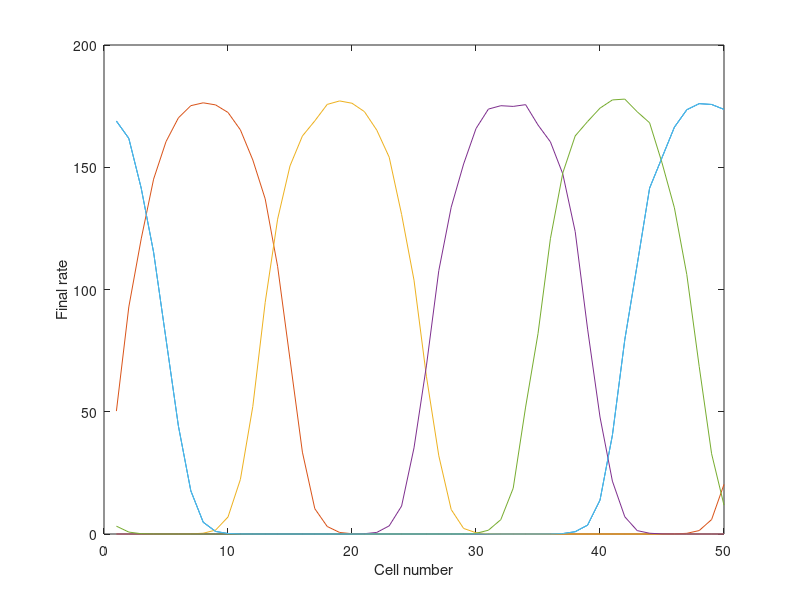
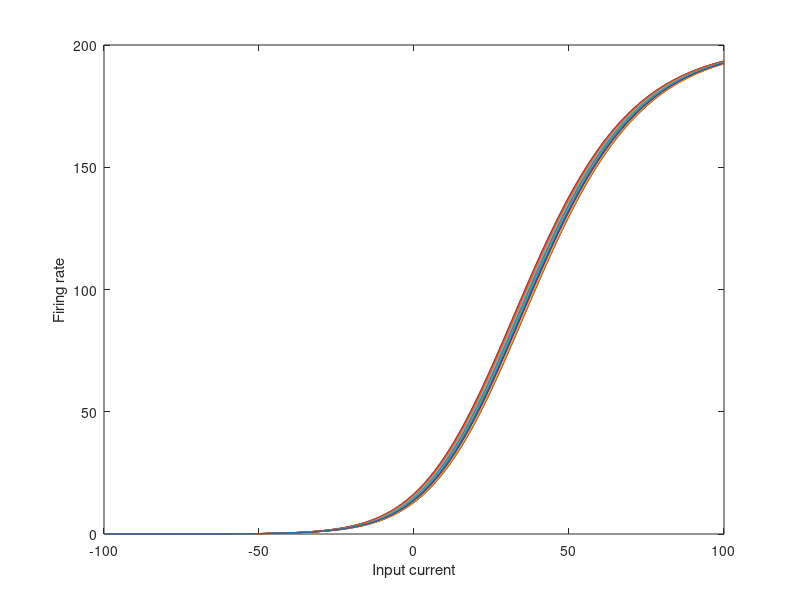
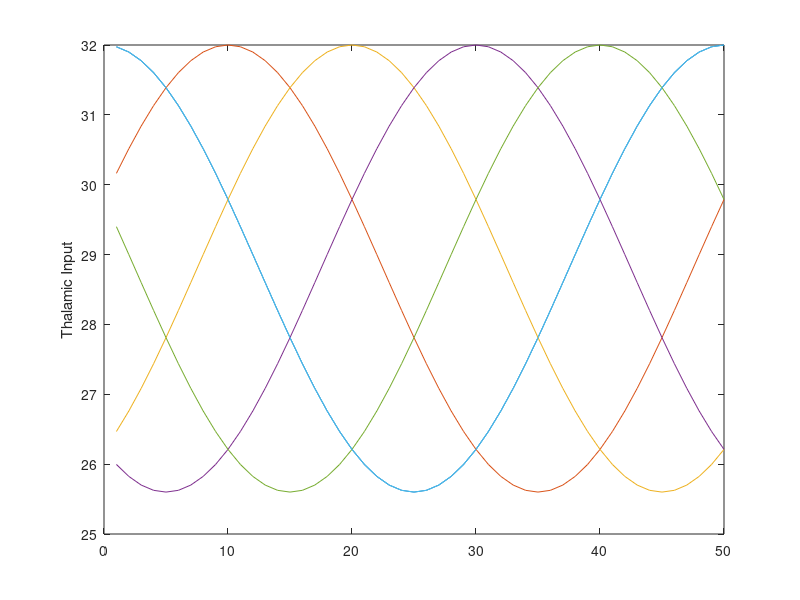
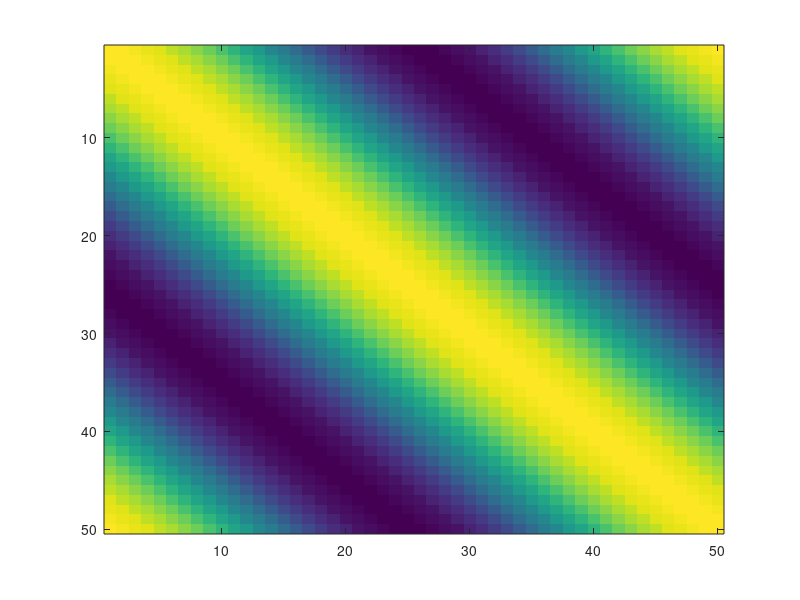

The MATLAB source for these figures, in order:
clear

dt=0.001;                       % time step
tmax = 3;                       % maximum time: check rates are not changing by this time
t = 0:dt:tmax;                  % vector of time points
ton = 1.0;
toff = 2.0;

Ncells = 50;                    % total number of cells
dtheta = pi/Ncells;             % difference in preferred orientation from one cell to next
r=zeros(length(t),Ncells);      % rate matrix: all time points and all cells
r(1,:) = rand(1,Ncells)*10;     % make initial rate for each cell random from 0-10Hz

h=zeros(1,Ncells);              % this will be (thalamic) input current to cells
Itot=zeros(1,Ncells);           % total current to cells

A = 40.;                        % Maximum amplitude of thalamic input current
epsilon = 0.1;                  % How much the input moddulates with orientation
J0 = -0.5;                      % Mean inhibitory connection strength to all cells
J2 = 1.2;                         % Extra excitatory connection to similar cells
tau = 0.050;                    % Time constant for the rate to change (slow for NMDA synapses)

sigma_th = 1.0;

for cell1 = 1:Ncells;           % Postsynaptic cell
    for cell2 = 1:Ncells;       % Presynaptic cell
        W(cell2,cell1) = (J0+J2*cos(2*pi*(cell2-cell1)/Ncells))*dtheta;    % Connection from cell2 to cell1
    end
end
figure(4)
imagesc(W)

cuecell = 25;                   % Cell no. where thalamic input is peaked

Ith = 20+sigma_th*randn(1,Ncells);                       % Rough threshold of f-I curve of cells
Iwidth = 20;                    % Inverse gradient of f-I cure near threshold
rmax = 200;                     % Maximum rate of cells
Iin = -100:0.1:100;             % Plot a range of input currents
for cell = 1:Ncells
    rout(cell,:) = rmax./(1+exp(-(Iin-Ith(cell))/Iwidth)).^2;   % This is the firing rate curve used in the simulation
end
figure(2)                       % Figure to plot f-I curve
clf                             % Clear figure
plot(Iin,rout)                  % Plot f-I curve
xlabel('Input current')         % Label x-axis
ylabel('Firing rate')           % Label y-axis

figure(1)                        % Clear figures to be used later
clf
figure(3)
clf

c = 0.8;                        % base contrast
for cuecell = 0:floor(Ncells/5):Ncells              % Use different cue cells
    
    for cell = 1:Ncells;        % For each cell, its input current depends on how close is its 
                                % prefered orientation to the cue cell
        h(cell) = A*c*(1-epsilon + epsilon*cos(2*pi*(cell-cuecell)/Ncells));
                                % This is the formula in notes + HW
    end
    figure(3)
    plot(h);
    ylabel('Thalamic Input');
    hold on
    
    for i = 2:length(t)         % Start simulating across time
        if ( ( t(i) > ton ) && (t(i) < toff ) )
            Itot = h + r(i-1,:)*W;  % Total current is input current + rate of all cells * connection strength
        else
            Itot = r(i-1,:)*W;
        end
        
        rinf = rmax./(1+exp(-(Itot-Ith)/Iwidth)).^2;    % The steady state firing rate for all cells
        
        r(i,:) = rinf + (r(i-1,:)-rinf)*exp(-dt/tau);   % The actual firing rate of all cells is updated.

    end
    
    figure(1)                       % Switch to Fig.1 for plotting network response
    plot(r(end,:))                  % Plot final firing rate of all cells for that stimulus.
    hold on
    xlabel('Cell number');
    ylabel('Final rate');

    figure() 
    imagesc(r');
    xlabel('time, sec')
    ylabel('Neuron index')
    title(['cuecell is ', num2str(cuecell)])

end
